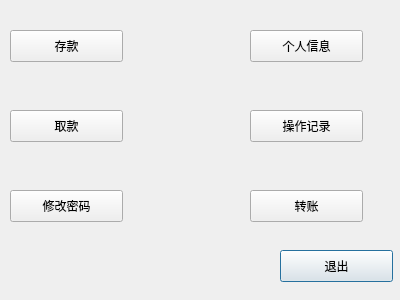
<?xml version="1.0" encoding="UTF-8"?>
<ui version="4.0">
 <class>LoginDialog</class>
 <widget class="QDialog" name="LoginDialog">
  <property name="geometry">
   <rect>
    <x>0</x>
    <y>0</y>
    <width>400</width>
    <height>300</height>
   </rect>
  </property>
  <property name="windowTitle">
   <string>Dialog</string>
  </property>
  <widget class="QPushButton" name="pushButton">
   <property name="geometry">
    <rect>
     <x>280</x>
     <y>250</y>
     <width>113</width>
     <height>32</height>
    </rect>
   </property>
   <property name="cursor">
    <cursorShape>PointingHandCursor</cursorShape>
   </property>
   <property name="text">
    <string>退出</string>
   </property>
  </widget>
  <widget class="QPushButton" name="pushButton_2">
   <property name="geometry">
    <rect>
     <x>10</x>
     <y>30</y>
     <width>113</width>
     <height>32</height>
    </rect>
   </property>
   <property name="cursor">
    <cursorShape>PointingHandCursor</cursorShape>
   </property>
   <property name="text">
    <string>存款</string>
   </property>
  </widget>
  <widget class="QPushButton" name="pushButton_3">
   <property name="geometry">
    <rect>
     <x>10</x>
     <y>110</y>
     <width>113</width>
     <height>32</height>
    </rect>
   </property>
   <property name="cursor">
    <cursorShape>PointingHandCursor</cursorShape>
   </property>
   <property name="text">
    <string>取款</string>
   </property>
  </widget>
  <widget class="QPushButton" name="pushButton_4">
   <property name="geometry">
    <rect>
     <x>10</x>
     <y>190</y>
     <width>113</width>
     <height>32</height>
    </rect>
   </property>
   <property name="cursor">
    <cursorShape>PointingHandCursor</cursorShape>
   </property>
   <property name="text">
    <string>修改密码</string>
   </property>
  </widget>
  <widget class="QPushButton" name="pushButton_5">
   <property name="geometry">
    <rect>
     <x>250</x>
     <y>30</y>
     <width>113</width>
     <height>32</height>
    </rect>
   </property>
   <property name="cursor">
    <cursorShape>PointingHandCursor</cursorShape>
   </property>
   <property name="text">
    <string>个人信息</string>
   </property>
  </widget>
  <widget class="QPushButton" name="pushButton_6">
   <property name="geometry">
    <rect>
     <x>250</x>
     <y>110</y>
     <width>113</width>
     <height>32</height>
    </rect>
   </property>
   <property name="cursor">
    <cursorShape>PointingHandCursor</cursorShape>
   </property>
   <property name="text">
    <string>操作记录</string>
   </property>
  </widget>
  <widget class="QPushButton" name="pushButton_7">
   <property name="geometry">
    <rect>
     <x>250</x>
     <y>190</y>
     <width>113</width>
     <height>32</height>
    </rect>
   </property>
   <property name="cursor">
    <cursorShape>PointingHandCursor</cursorShape>
   </property>
   <property name="text">
    <string>转账</string>
   </property>
  </widget>
 </widget>
 <resources/>
 <connections/>
</ui>
